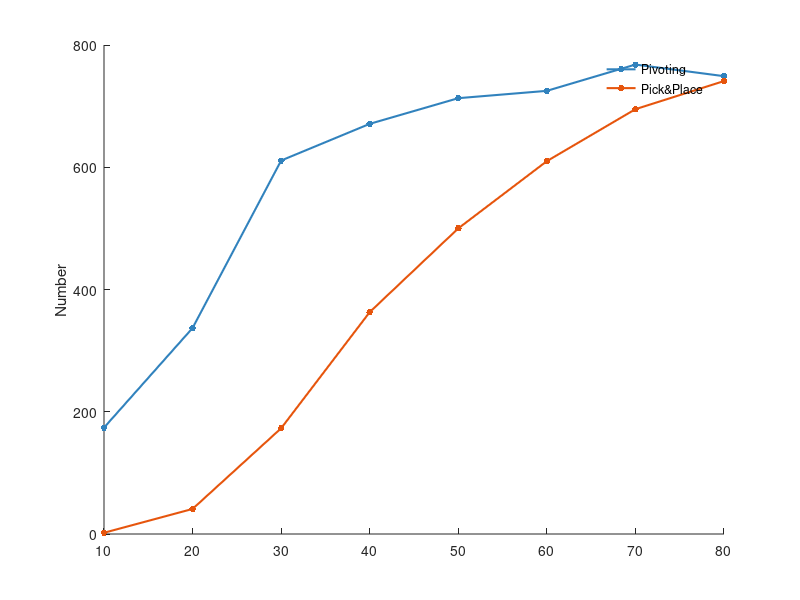
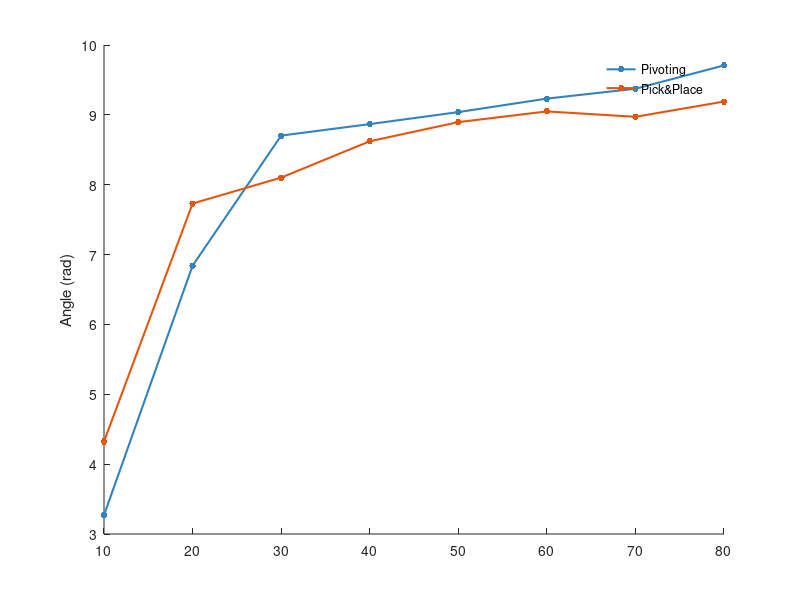
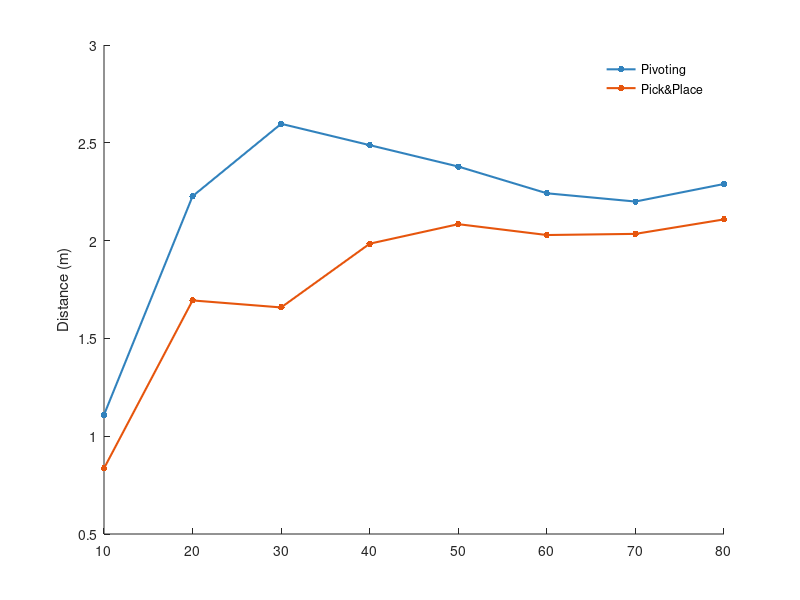
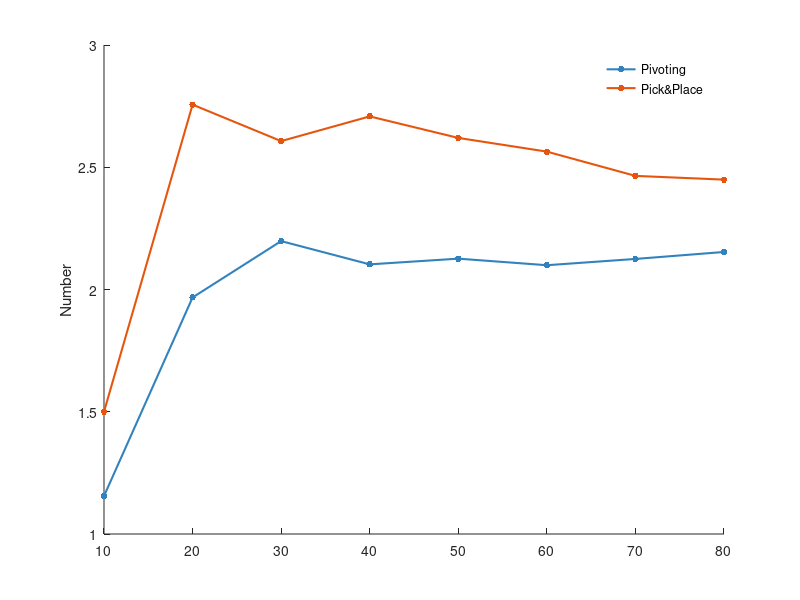

Reproduce these figures in MATLAB, in order.
clc;

NFound = [174	2;
		 337	41;
		 611	173;
		 671	363;
		 713	500;
		 725	610;
		 768	695;
		 749	741]';
Extime = [41.4655		50;
		98.4777		82.6829;
		130.9656		88.8844;
		131.1773		95.4077;
		128.6536		100.198;
		130.9807		102.9836;
		131.8997		100.8173;
		136.1816		103.5398]';

total_rotation = [3.2699		4.3241;
				6.8412		7.7307;
				8.7031		8.1018;
				8.8678		8.6221;
				9.0394		8.8962;
				9.2327		9.0493;
				9.3738		8.9722;
				9.7076		9.1904]';

total_translation = [1.1092		0.83562;
					2.2269		1.6941;
					2.5971		1.6583;
					2.488		1.9842;
					2.3786		2.084;
					2.2419		2.0285;
					2.1997		2.0344;
					2.2895		2.1084]';

NRegrasp = [1.1552		1.5;
			1.9674		2.7561;
			2.198		2.6069;
			2.1028		2.708;
			2.1262		2.62;
			2.0993		2.5639;
			2.125		2.4647;
			2.1535		2.4494]';


% NFound: 677	650
% Total rotation: 8.6302		8.9874
% Total translation: 1.9471		2.0286
% # of regrasp: 1.9338		2.4169

% 2x8
tilt_angle = [1:8]*10;

blue   = [49,130,189]/255;
orange = [230,85,13]/255;

figure(1);clf(1);hold on;
plot(tilt_angle, NFound(1,:),'.-', 'Color', blue, 'markersize',15, 'linewidth', 1.5);
plot(tilt_angle, NFound(2,:),'.-', 'Color', orange, 'markersize',15, 'linewidth', 1.5);
ylabel('Number')
legend('Pivoting', 'Pick&Place');
legend('boxoff');

figure(2);clf(2);hold on;
plot(tilt_angle, total_rotation(1,:),'.-', 'Color', blue, 'markersize',15, 'linewidth', 1.5);
plot(tilt_angle, total_rotation(2,:),'.-', 'Color', orange, 'markersize',15, 'linewidth', 1.5);
ylabel('Angle (rad)')
legend('Pivoting', 'Pick&Place');
legend('boxoff');

figure(3);clf(3);hold on;
plot(tilt_angle, total_translation(1,:),'.-', 'Color', blue, 'markersize',15, 'linewidth', 1.5);
plot(tilt_angle, total_translation(2,:),'.-', 'Color', orange, 'markersize',15, 'linewidth', 1.5);
ylabel('Distance (m)')
legend('Pivoting', 'Pick&Place');
legend('boxoff');

figure(4);clf(4);hold on;
plot(tilt_angle, NRegrasp(1,:),'.-', 'Color', blue, 'markersize',15, 'linewidth', 1.5);
plot(tilt_angle, NRegrasp(2,:),'.-', 'Color', orange, 'markersize',15, 'linewidth', 1.5);
ylabel('Number')
legend('Pivoting', 'Pick&Place');
legend('boxoff');